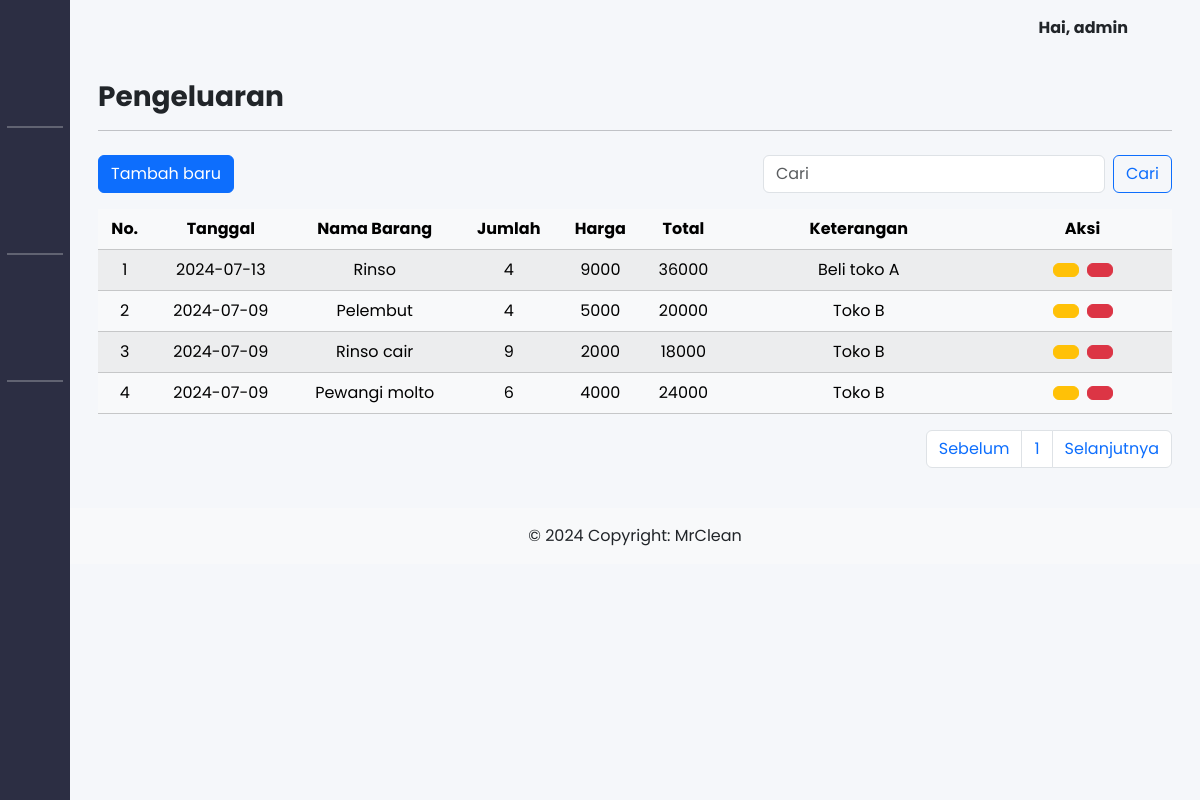
The app's page /admin/expenses.php (signed in) with its own data.
### tables this page shows
CREATE TABLE `expense` (
  `id` int(11) NOT NULL,
  `user_id` int(11) DEFAULT NULL,
  `date` date NOT NULL,
  `name` varchar(255) NOT NULL,
  `quantity` int(11) DEFAULT NULL,
  `price` int(11) DEFAULT NULL,
  `total` decimal(10,0) NOT NULL,
  `note` text DEFAULT NULL,
  `created_at` timestamp NOT NULL DEFAULT current_timestamp(),
  `updated_at` timestamp NOT NULL DEFAULT current_timestamp() ON UPDATE current_timestamp()
);

CREATE TABLE `profil_company` (
  `id` int(11) NOT NULL,
  `name_company` varchar(50) NOT NULL,
  `about` text NOT NULL,
  `vision` text NOT NULL,
  `mission` text NOT NULL,
  `banner_img` varchar(100) NOT NULL,
  `about_img` varchar(100) NOT NULL,
  `phone_number` varchar(20) NOT NULL,
  `email` varchar(250) NOT NULL,
  `city` varchar(50) NOT NULL,
  `district` varchar(50) NOT NULL,
  `street` varchar(100) NOT NULL,
  `postal_code` int(11) NOT NULL,
  `url_map` varchar(255) NOT NULL
);

### admin/expenses.php (the view, shortened to what this page needs)
<!DOCTYPE html>
<html lang="en">
<head>
  <link rel="stylesheet" href="/laundry/bootstrap-5.3.3-dist/css/bootstrap.min.css" />
  <link rel="stylesheet" href="../assets/css/style.css" />
  <link href="https://cdn.lineicons.com/4.0/lineicons.css" rel="stylesheet" />
</head>
<body>
  <div class="wrapper">
    <?php include_once("../includes/sidebarAdmin.php"); ?>
    <div class="main">
      <?php
      include_once("../includes/navbar.php");
      ?>
      <main class="content px-3 py-4">
        <div class="container">
          <div class="h3 fw-bold">Pengeluaran</div>
          <hr />
          <div class="table-responsive pt-2">
            <div class="d-flex justify-content-between mb-3">
              <a href="formCreateExpense.php"><button type="button" class="btn btn-primary">
                  <span>Tambah baru</span>
                </button></a>
              <form class="d-flex" role="search" method="GET" action="">
                <input class="form-control me-2" type="search" name="search" placeholder="Cari" aria-label="Search" value="<?php echo isset($_GET['search']) ? $_GET['search'] : ''; ?>" />
                <button class="btn btn-outline-primary" type="submit">Cari</button>
              </form>
            </div>
            <table class="table table-striped table-light text-center">
              <thead>
                <tr>
                  <th scope="col">No.</th>
                  <th scope="col">Tanggal</th>
                  <th scope="col">Nama Barang</th>
                  <th scope="col">Jumlah</th>
                  <th scope="col">Harga</th>
                  <th scope="col">Total</th>
                  <th scope="col">Keterangan</th>
                  <th scope="col">Aksi</th>
                </tr>
              </thead>
              <tbody>
                <?php
                include("../includes/db_connect.php");
                $batas = 10;
                $halaman = isset($_GET['halaman']) ? (int)$_GET['halaman'] : 1;
                $halaman_awal = ($halaman > 1) ? ($halaman * $batas) - $batas : 0;
                $previous = $halaman - 1;
                $next = $halaman + 1;
                $search = isset($_GET['search']) ? mysqli_real_escape_string($db, $_GET['search']) : '';
                $search_query = $search ?
                  "WHERE name LIKE '%$search%' OR quantity LIKE '%$search%' OR price LIKE '%$search%' OR total LIKE '%$search%' OR note LIKE '%$search%'" :
                  '';
                $data = mysqli_query($db, "SELECT * FROM expense $search_query");
                $jumlah_data = mysqli_num_rows($data);
                $total_halaman = ceil($jumlah_data / $batas);
                $queryexpense = mysqli_query($db, "SELECT * FROM expense $search_query LIMIT $halaman_awal, $batas");
                $no = 1;
                while ($expense = mysqli_fetch_array($queryexpense)) {
                  echo "<tr class='align-middle'>";
                  echo "<td>" . $no++ . "</td>";
                  echo "<td>" . $expense['date'] . "</td>";
                  echo "<td>" . $expense['name'] . "</td>";
                  echo "<td>" . $expense['quantity'] . "</td>";
                  echo "<td>" . $expense['price'] . "</td>";
                  echo "<td>" . $expense['total'] . "</td>";
                  echo "<td class='col-3'>" . $expense['note'] . "</td>";
                  echo "<td class='col-2'>";
                  echo "<a class='btn me-2 btn-warning' href='formEditExpense.php?id=" . $expense['id'] . "' role='button'><span><i class='lni lni-pencil'></i></span></a>";
                  echo "<a class='btn btn-danger delete-button' href='#' data-id='" . $expense['id'] . "' onclick='confirmDelete(" . $expense['id'] . ")'><span><i class='lni lni-trash-can'></i></span></a>";
                  echo "</td>";
                  echo "</tr>";
                }
                ?>
              </tbody>
            </table>
            <nav aria-label="Page navigation example mb-5">
              <ul class="pagination justify-content-end">
                <li class="page-item">
                  <a class="page-link" <?php if ($halaman > 1) {
                                          echo "href='?halaman=$previous&search=$search'";
                                        } ?>>Sebelum</a>
                </li>
                <?php
                for ($x = 1; $x <= $total_halaman; $x++) {
                ?>
                  <li class="page-item"><a class="page-link" href="?halaman=<?php echo $x; ?>&search=<?php echo $search; ?>"><?php echo $x; ?></a></li>
                <?php
                }
                ?>
                <li class="page-item">
                  <a class="page-link" <?php if ($halaman < $total_halaman) {
                                          echo "href='?halaman=$next&search=$search'";
                                        } ?>>Selanjutnya</a>
                </li>
              </ul>
          </div>
        </div>
      </main>
      <?php
      include_once("../includes/footer.php");
      ?>
    </div>
  </div>
</body>
</html>

### includes/footer.php
<?php
 $sqlLaundry = "SELECT name_company FROM profil_company WHERE id = 1";
 $queryLaundry = $db->query($sqlLaundry);
 $laundry = $queryLaundry->fetch_assoc();
 ?>
<footer class="bg-body-tertiary text-center text-lg-start">
  <div class="text-center p-3"">
   © 2024 Copyright:
   <a class=" text-body" href=""><?php echo htmlspecialchars($laundry['name_company']); ?></a>
  </div>
</footer>
<footer id="footer" class="footer">
</footer>

### assets/css/style.css (style rules this page uses)
a { text-decoration: none; }
li { list-style: none; }
body { font-family: 'Poppins', sans-serif; }
.wrapper { display: flex; }
.main { display: flex; flex-direction: column; min-height: 100vh; width: 100%; overflow: hidden; transition: all 0.35s ease-in-out; background-color: #f5f7fa; min-width: 0; }
.footer { position: fixed; height: 25px; bottom: 0; width: 100%; }

### records on screen
expense: date "2024-07-13", name "Rinso", quantity "4", price "9000", total "36000", note "Beli toko A"
expense: date "2024-07-09", name "Pelembut", quantity "4", price "5000", total "20000", note "Toko B"
expense: date "2024-07-09", name "Rinso cair", quantity "9", price "2000", total "18000", note "Toko B"
expense: date "2024-07-09", name "Pewangi molto", quantity "6", price "4000", total "24000", note "Toko B"
profil_company: name_company "MrClean"

### other values on screen
$username "admin"
